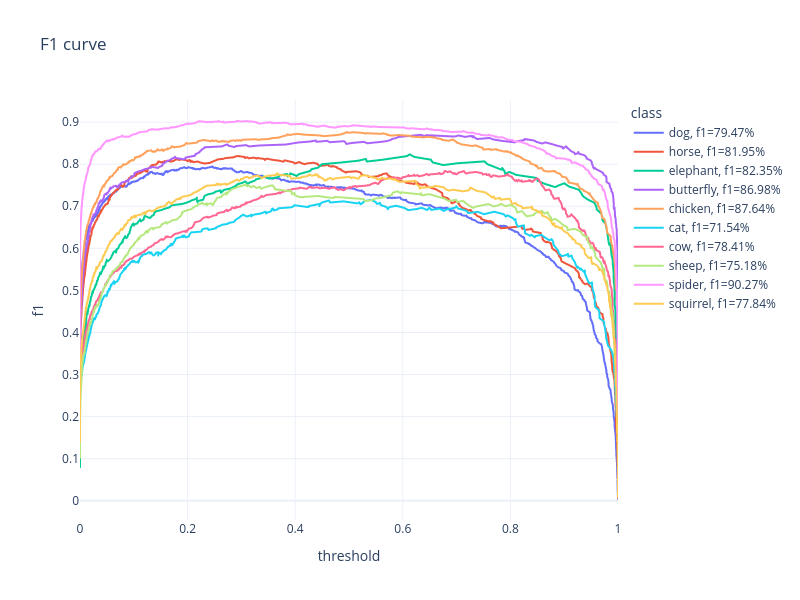

The notebook cell saved with this chart:
### Code cell
df = pd.DataFrame(df_dict)
px.line(df, x='threshold', y='f1', color='class', 
        width=800, height=600, title="F1 curve")

### Figure 1 — Plotly figure (JSON) as saved in the notebook; plotly's stock layout.template omitted (floating-point values rounded to 4 significant figures; data arrays with more than 128 entries replaced by an {"elided": "..."} marker saying what was removed)
{"data": [{"hovertemplate": "class=dog, f1=79.47%<br>threshold=%{x}<br>f1=%{y}<extra></extra>", "legendgroup": "dog, f1=79.47%", "line": {"color": "#636efa", "dash": "solid"}, "marker": {"symbol": "circle"}, "mode": "lines", "name": "dog, f1=79.47%", "showlegend": true, "type": "scattergl", "x": {"elided": "2421 float values"}, "xaxis": "x", "y": {"elided": "2421 float values"}, "yaxis": "y"}, {"hovertemplate": "class=horse, f1=81.95%<br>threshold=%{x}<br>f1=%{y}<extra></extra>", "legendgroup": "horse, f1=81.95%", "line": {"color": "#EF553B", "dash": "solid"}, "marker": {"symbol": "circle"}, "mode": "lines", "name": "horse, f1=81.95%", "showlegend": true, "type": "scattergl", "x": {"elided": "2421 float values"}, "xaxis": "x", "y": {"elided": "2421 float values"}, "yaxis": "y"}, {"hovertemplate": "class=elephant, f1=82.35%<br>threshold=%{x}<br>f1=%{y}<extra></extra>", "legendgroup": "elephant, f1=82.35%", "line": {"color": "#00cc96", "dash": "solid"}, "marker": {"symbol": "circle"}, "mode": "lines", "name": "elephant, f1=82.35%", "showlegend": true, "type": "scattergl", "x": {"elided": "2421 float values"}, "xaxis": "x", "y": {"elided": "2421 float values"}, "yaxis": "y"}, {"hovertemplate": "class=butterfly, f1=86.98%<br>threshold=%{x}<br>f1=%{y}<extra></extra>", "legendgroup": "butterfly, f1=86.98%", "line": {"color": "#ab63fa", "dash": "solid"}, "marker": {"symbol": "circle"}, "mode": "lines", "name": "butterfly, f1=86.98%", "showlegend": true, "type": "scattergl", "x": {"elided": "2398 float values"}, "xaxis": "x", "y": {"elided": "2398 float values"}, "yaxis": "y"}, {"hovertemplate": "class=chicken, f1=87.64%<br>threshold=%{x}<br>f1=%{y}<extra></extra>", "legendgroup": "chicken, f1=87.64%", "line": {"color": "#FFA15A", "dash": "solid"}, "marker": {"symbol": "circle"}, "mode": "lines", "name": "chicken, f1=87.64%", "showlegend": true, "type": "scattergl", "x": {"elided": "2414 float values"}, "xaxis": "x", "y": {"elided": "2414 float values"}, "yaxis": "y"}, {"hovertemplate": "class=cat, f1=71.54%<br>threshold=%{x}<br>f1=%{y}<extra></extra>", "legendgroup": "cat, f1=71.54%", "line": {"color": "#19d3f3", "dash": "solid"}, "marker": {"symbol": "circle"}, "mode": "lines", "name": "cat, f1=71.54%", "showlegend": true, "type": "scattergl", "x": {"elided": "2421 float values"}, "xaxis": "x", "y": {"elided": "2421 float values"}, "yaxis": "y"}, {"hovertemplate": "class=cow, f1=78.41%<br>threshold=%{x}<br>f1=%{y}<extra></extra>", "legendgroup": "cow, f1=78.41%", "line": {"color": "#FF6692", "dash": "solid"}, "marker": {"symbol": "circle"}, "mode": "lines", "name": "cow, f1=78.41%", "showlegend": true, "type": "scattergl", "x": {"elided": "2421 float values"}, "xaxis": "x", "y": {"elided": "2421 float values"}, "yaxis": "y"}, {"hovertemplate": "class=sheep, f1=75.18%<br>threshold=%{x}<br>f1=%{y}<extra></extra>", "legendgroup": "sheep, f1=75.18%", "line": {"color": "#B6E880", "dash": "solid"}, "marker": {"symbol": "circle"}, "mode": "lines", "name": "sheep, f1=75.18%", "showlegend": true, "type": "scattergl", "x": {"elided": "2421 float values"}, "xaxis": "x", "y": {"elided": "2421 float values"}, "yaxis": "y"}, {"hovertemplate": "class=spider, f1=90.27%<br>threshold=%{x}<br>f1=%{y}<extra></extra>", "legendgroup": "spider, f1=90.27%", "line": {"color": "#FF97FF", "dash": "solid"}, "marker": {"symbol": "circle"}, "mode": "lines", "name": "spider, f1=90.27%", "showlegend": true, "type": "scattergl", "x": {"elided": "2415 float values"}, "xaxis": "x", "y": {"elided": "2415 float values"}, "yaxis": "y"}, {"hovertemplate": "class=squirrel, f1=77.84%<br>threshold=%{x}<br>f1=%{y}<extra></extra>", "legendgroup": "squirrel, f1=77.84%", "line": {"color": "#FECB52", "dash": "solid"}, "marker": {"symbol": "circle"}, "mode": "lines", "name": "squirrel, f1=77.84%", "showlegend": true, "type": "scattergl", "x": {"elided": "2421 float values"}, "xaxis": "x", "y": {"elided": "2421 float values"}, "yaxis": "y"}], "layout": {"height": 600, "legend": {"title": {"text": "class"}, "tracegroupgap": 0}, "title": {"text": "F1 curve"}, "width": 800, "xaxis": {"anchor": "y", "domain": [0, 1], "title": {"text": "threshold"}}, "yaxis": {"anchor": "x", "domain": [0, 1], "title": {"text": "f1"}}}}
